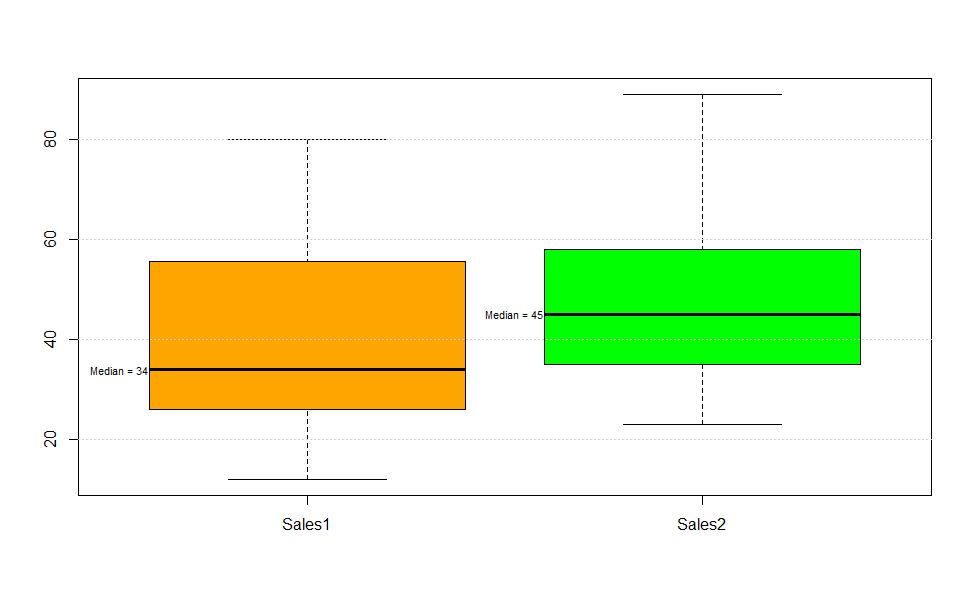

This figure's R source:
fn<-boxplot(sales,col=c("orange","green"))$stats
text(1.45, fn[3,2], paste("Median =", fn[3,2]), adj=0, cex=.7)
text(0.45, fn[3,1],paste("Median =", fn[3,1]), adj=0, cex=.7)
grid(nx=NA, ny=NULL)
